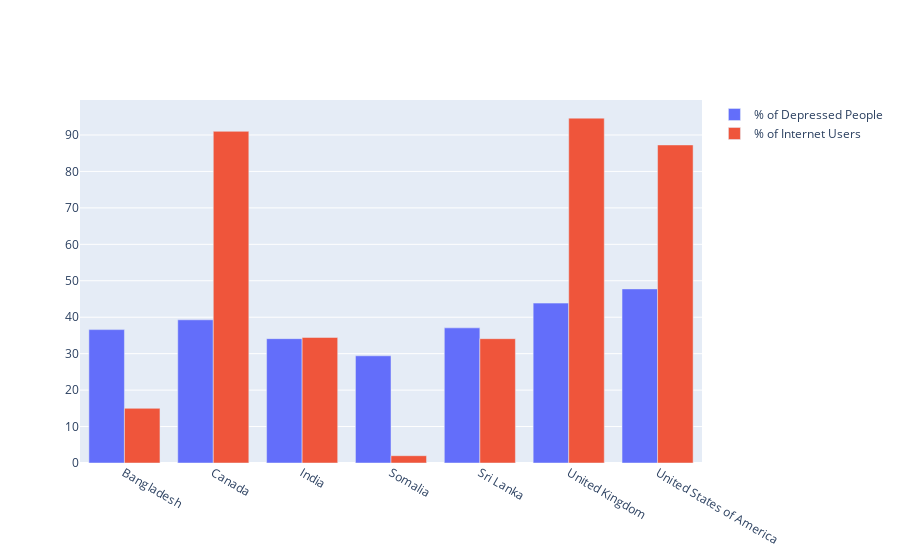

The code cell stored with this chart in its notebook:
### Markdown cell above
Acoording to pearson's correlation formula, the above correlation value indicates that the two variables have a large positive correlation. Therefore, we can say that if internet usage is high there is a larger group of individuals suffering from mental illness in that particular country.

### Code cell
countries = [ 'Canada', 'Bangladesh', 'India','United Kingdom', 'United States of America', 'Somalia', 'Sri Lanka']

Specific_country_df = cumulative_df.loc[cumulative_df['country'].isin(countries)]

Specific_country_df = Specific_country_df[['country', '% of Depressed People', '% of Internet Users']]

countries = [ 'Bangladesh', 'Canada', 'India','Somalia', 'Sri Lanka','United Kingdom', 'United States of America']

fig = go.Figure(data=[
    go.Bar(name='% of Depressed People', x=countries, y=[36.60, 39.29, 34.12 , 29.41, 37.08, 43.87, 47.77]),
    go.Bar(name='% of Internet Users', x=countries, y=[15.00, 91.00,34.45, 2.00, 34.11, 94.62, 87.27])
])
# Change the bar mode
fig.update_layout(barmode='group')
fig.show()

### Figure 1 — Plotly figure (JSON) as saved in the notebook; plotly's stock layout.template omitted (floating-point values rounded to 4 significant figures)
{"data": [{"name": "% of Depressed People", "type": "bar", "x": ["Bangladesh", "Canada", "India", "Somalia", "Sri Lanka", "United Kingdom", "United States of America"], "y": [36.6, 39.29, 34.12, 29.41, 37.08, 43.87, 47.77]}, {"name": "% of Internet Users", "type": "bar", "x": ["Bangladesh", "Canada", "India", "Somalia", "Sri Lanka", "United Kingdom", "United States of America"], "y": [15, 91, 34.45, 2, 34.11, 94.62, 87.27]}], "layout": {"barmode": "group"}}
